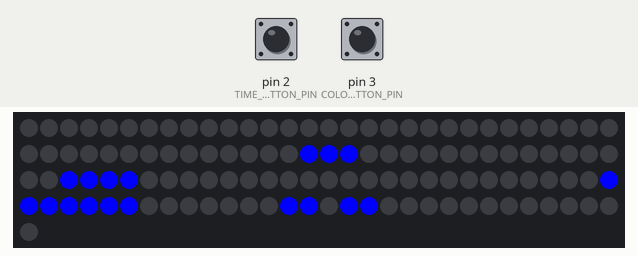
Simulated run of this sketch. Board: Arduino Uno, built with avr-gcc and run on an emulated ATmega328P. Shown: 121 RGB LEDs in strip order, left to right, continuing on the next row. Wiring (inferred from the names in the program): DS1307 clock at I2C address 0x68. The test bench sets the inputs (shaded band); at power-on: pin 2 (TIME_BUTTON_PIN) LOW, pin 3 (COLOR_BUTTON_PIN) LOW. The local clock reads 2024-03-15 10:24:30 at power-on unless the sketch sets it; EEPROM starts erased; what the sketch prints to the serial monitor is not drawn.

Above: at 1.2 s.
1.3 s: pin 2 (TIME_BUTTON_PIN) pulled HIGH for 1 s
3.8 s: pin 3 (COLOR_BUTTON_PIN) pulled HIGH for 0.15 s
5.4 s: pin 2 (TIME_BUTTON_PIN) pulled HIGH for 1 s
9.4 s: pin 3 (COLOR_BUTTON_PIN) pulled HIGH for 1 s
13.4 s: pin 2 (TIME_BUTTON_PIN) pulled HIGH for 0.15 s
Timing chart, 0 to 16.4 s (numbered marks = the images above; inputs shaded):
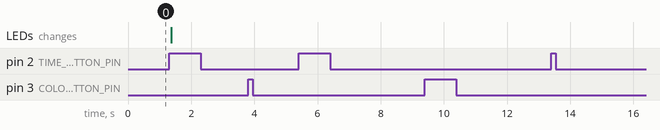

Measured:
- after the input at 3.8 s, every drawn part: stays the same
- after the input at 5.4 s, every drawn part: stays the same
- after the input at 9.4 s, every drawn part: stays the same
- after the input at 13.4 s, every drawn part: stays the same

The sketch:

english.ino
```cpp
#include <EEPROM.h>
#include <Wire.h>
#include <string.h>
#include <Adafruit_NeoPixel.h>

// addresses
#define DS1307_ADDRESS       0x68
#define EEPROM_COLOR_ADDRESS 0x00

// pin configuration
#define TIME_BUTTON_PIN   (2)
#define COLOR_BUTTON_PIN  (3)
#define NEO_PIXEL_PIN     (4)

// LED matrix configuration
#define NUM_PIXEL_COLS    (11)
#define NUM_PIXEL_LINES   (11)
#define NUM_PIXELS        (NUM_PIXEL_COLS * NUM_PIXEL_LINES)

// helper functions
#define TO_BCD(X)         (((X/10)<<4) | (X%10))
#define FROM_BCD(X)       (((X>>4)*10) + (X % 16))
#define LENGTH(X)         (sizeof(X)/sizeof(X[0]))
#define FILL32(P, V)      fill_32(P, V, LENGTH(P))

static inline void fill_32(void * dst_p, uint32_t val, unsigned int len) {
  uint32_t *arr = dst_p;
  for (unsigned int i = 0; i < len; i++) {
    arr[i] = val;
  }
}


/* -------- type definitions -------- */

typedef union {
  uint32_t sum;
  #pragma pack()
  struct {
    uint8_t r;
    uint8_t g;
    uint8_t b;
  } rgb;
} rgb_color_t;

typedef struct {
  rgb_color_t it_is_color;
  rgb_color_t minute_color;
  rgb_color_t to_past_color;
  rgb_color_t hour_color;
  rgb_color_t oclock_color;
} color_schemes_t;


typedef struct {
  uint8_t second;
  uint8_t minute;
  uint8_t hour;
  uint8_t week_day;
  uint8_t month_day;
  uint8_t month;
  uint8_t year;
} timestamp_t;

/* -------- global varibales -------- */

/*
    ITEISFTLVNE-\
  /-JQUARTERCKO-/
  \-TWENTYXFIVE-\
  /-HALFCTENETO-/
  \-PASTBSEVENL-\
  /-ONETWOTHREE-/
  \-FOURFIVESIX-\
  /-NINEKTWELVE-/
  \-EIGHTELEVEN-\
  ->TENDBOCLOCK-/
*/

// array of color pixel that make up the character matrix
#pragma pack()
union {
  rgb_color_t pixels[NUM_PIXELS];
  struct {
    // in order
    rgb_color_t ten_h[3];
    rgb_color_t _11[2];
    rgb_color_t oclock[6];
    // reversed
    rgb_color_t eleven_h[6];
    rgb_color_t eight_h[5];
    // in order
    rgb_color_t nine_h[4];
    rgb_color_t _10[1];
    rgb_color_t twelve_h[6];
    // reversed
    rgb_color_t six_h[3];
    rgb_color_t five_h[4];
    rgb_color_t four_h[4];
    // in order
    rgb_color_t one_h[3];
    rgb_color_t two_h[3];
    rgb_color_t three_h[5];
    // reversed
    rgb_color_t _9[1];
    rgb_color_t seven_h[5];
    rgb_color_t _8[1];
    rgb_color_t past[4];
    // in order
    rgb_color_t half[4];
    rgb_color_t _6[1];
    rgb_color_t ten_m[3];
    rgb_color_t _7[1];
    rgb_color_t to[2];
    // reversed
    rgb_color_t five_m[4];
    rgb_color_t _5[1];
    rgb_color_t twenty_m[6];
    // in order
    rgb_color_t _4[1];
    rgb_color_t quarter[7];
    rgb_color_t _3[1];
    // reversed
    rgb_color_t _2[6];
    rgb_color_t is[2];
    rgb_color_t _1[1];
    rgb_color_t it[2];
  } words;
} matrix;

color_schemes_t color_schemes[] = {
  {
    .it_is_color   = {.rgb = {0xff, 0x00, 0x00}},
    .minute_color  = {.rgb = {0xff, 0x00, 0x00}},
    .to_past_color = {.rgb = {0xff, 0x00, 0x00}},
    .hour_color    = {.rgb = {0xff, 0x00, 0x00}},
    .oclock_color  = {.rgb = {0xff, 0x00, 0x00}}
  },
  {
    .it_is_color   = {.rgb = {0xff, 0x00, 0x00}},
    .minute_color  = {.rgb = {0xff, 0x00, 0x00}},
    .to_past_color = {.rgb = {0xff, 0x00, 0x00}},
    .hour_color    = {.rgb = {0xff, 0x00, 0x00}},
    .oclock_color  = {.rgb = {0xff, 0x00, 0x00}}
  }
};

Adafruit_NeoPixel pixels = Adafruit_NeoPixel(NUM_PIXELS, NEO_PIXEL_PIN, NEO_GRB | NEO_KHZ800);

unsigned int color_scheme_number = 0;


/* -------- fucntion declaration -------- */

timestamp_t get_time(void);
void increment_time();
void set_time(timestamp_t timestamp);

inline unsigned int load_color_scheme_number();
void increment_color(void);
inline void store_color_scheme_number(unsigned int number);

void show_time(timestamp_t timestamp);


/* -------- TIME -------- */

timestamp_t get_time(void) {
  timestamp_t timestamp;
  // Reset the register pointer
  Wire.beginTransmission(DS1307_ADDRESS);
  Wire.write(0x00);
  Wire.endTransmission();

  Wire.requestFrom(DS1307_ADDRESS, 7);
  //Need to read the sum packet of information even though Hour is only needed
  timestamp.second    = FROM_BCD(Wire.read()); // seconds
  timestamp.minute    = FROM_BCD(Wire.read()); // minute
  timestamp.hour      = FROM_BCD(Wire.read() & 0b111111); //24 hour time
  timestamp.week_day  = FROM_BCD(Wire.read()); //0-6 -> Sunday - Saturday
  timestamp.month_day = FROM_BCD(Wire.read());
  timestamp.month     = FROM_BCD(Wire.read());
  timestamp.year      = FROM_BCD(Wire.read());

  return timestamp;
}

void set_time(timestamp_t timestamp) {
  Wire.beginTransmission(DS1307_ADDRESS);
  Wire.write(0x00); //stop Oscillator

  Wire.write(TO_BCD(timestamp.second));
  Wire.write(TO_BCD(timestamp.minute));
  Wire.write(TO_BCD(timestamp.hour));
  Wire.write(TO_BCD(timestamp.week_day));
  Wire.write(TO_BCD(timestamp.month_day));
  Wire.write(TO_BCD(timestamp.month));
  Wire.write(TO_BCD(timestamp.year));

  Wire.write(0x00); //start
  Wire.endTransmission();
}

void increment_time() {
  timestamp_t timestamp = get_time();

  // increment time
  timestamp.minute++;
  if (timestamp.minute >= 60) {
    timestamp.hour++;
    timestamp.hour %= 24;
    timestamp.minute %= 60;
  }

  set_time(timestamp);
}


/* -------- COLOR SCHEME -------- */

inline unsigned int load_color_scheme_number() {
  return EEPROM.read(EEPROM_COLOR_ADDRESS) % LENGTH(color_schemes);
}

inline void store_color_scheme_number(unsigned int number) {
  if(load_color_scheme_number() != number) {
    EEPROM.write(EEPROM_COLOR_ADDRESS, number);
  }
}

void increment_color(void) {
  Serial.println("+++ Colour Button Pressed +++");
  color_scheme_number = (color_scheme_number + 1) % LENGTH(color_schemes);
  store_color_scheme_number(color_scheme_number);
}


/* -------- DISPLAY -------- */

void show_time(timestamp_t timestamp) {
  static char debug_msg[128];
  color_schemes_t color_scheme = color_schemes[color_scheme_number];
  uint8_t hour_value;

  //Check to see if inputHour and inputMinute are within suitable range
  if (timestamp.hour < 0 || timestamp.hour > 23) {
    sprintf(debug_msg, "Error: Hour value is %04d.\n", timestamp.hour);
    Serial.print(debug_msg);
    return;
  }
  if (timestamp.minute < 0 || timestamp.minute > 59) {
    sprintf(debug_msg, "Error: Minute value is %04d.\n", timestamp.minute);
    Serial.print(debug_msg);
    return;
  }

  // clear matrix
  FILL32(matrix.pixels, 0);

  // IT IS is always on
  FILL32(matrix.words.it, color_scheme.it_is_color.sum);
  FILL32(matrix.words.is, color_scheme.it_is_color.sum);

  switch (timestamp.minute / 5) {
    case 0: case 1: case 2: case 3: case 4: case 5:
      FILL32(matrix.words.past, color_scheme.to_past_color.sum);
      hour_value = timestamp.hour;
      break;
    case 6: case 7: case 8: case 9: case 10:  case 11:
      FILL32(matrix.words.to, color_scheme.to_past_color.sum);
      hour_value = timestamp.hour + 1;
      break;
  }

  // minute maping
  switch (timestamp.minute / 5) {
    case 0:
    default:
      FILL32(matrix.words.oclock, color_scheme.oclock_color.sum);
      break;
    case 1:
    case 11:
      FILL32(matrix.words.five_m, color_scheme.minute_color.sum);
      break;
    case 2:
    case 10:
      FILL32(matrix.words.ten_m, color_scheme.minute_color.sum);
      break;
    case 3:
    case 9:
      FILL32(matrix.words.quarter, color_scheme.minute_color.sum);
      break;
    case 4:
    case 8:
      FILL32(matrix.words.twenty_m, color_scheme.minute_color.sum);
      break;
    case 5:
    case 7:
      FILL32(matrix.words.twenty_m, color_scheme.minute_color.sum);
      FILL32(matrix.words.five_m, color_scheme.minute_color.sum);
      break;
    case 6:
      FILL32(matrix.words.half, color_scheme.minute_color.sum);
  }

  // hour mapping
  hour_value %= 12;
  switch (hour_value) {
    case 0:
      FILL32(matrix.words.twelve_h, color_scheme.hour_color.sum);
      break;
    case 1:
      FILL32(matrix.words.one_h, color_scheme.hour_color.sum);
      break;
    case 2:
      FILL32(matrix.words.two_h, color_scheme.hour_color.sum);
      break;
    case 3:
      FILL32(matrix.words.three_h, color_scheme.hour_color.sum);
      break;
    case 4:
      FILL32(matrix.words.four_h, color_scheme.hour_color.sum);
      break;
    case 5:
      FILL32(matrix.words.five_h, color_scheme.hour_color.sum);
      break;
    case 6:
      FILL32(matrix.words.six_h, color_scheme.hour_color.sum);
      break;
    case 7:
      FILL32(matrix.words.seven_h, color_scheme.hour_color.sum);
      break;
    case 8:
      FILL32(matrix.words.eight_h, color_scheme.hour_color.sum);
      break;
    case 9:
      FILL32(matrix.words.nine_h, color_scheme.hour_color.sum);
      break;
    case 10:
      FILL32(matrix.words.ten_h, color_scheme.hour_color.sum);
      break;
    case 11:
      FILL32(matrix.words.eleven_h, color_scheme.hour_color.sum);
      break;
  }
  for (int i = 0; i < NUM_PIXELS; i++) {
    pixels.setPixelColor(i, matrix.pixels[i].sum);
  }
  pixels.show();
}

/* -------- mandatory functions -------- */
void setup() {
  // start I2C for RTC and UART
  Wire.begin();
  Serial.begin(9600);

  // initialize pins
  pinMode(TIME_BUTTON_PIN, INPUT);
  pinMode(COLOR_BUTTON_PIN, INPUT);

  // read color scheme number from non volatile memory
  color_scheme_number = load_color_scheme_number();

  // initialize NeoPixel library
  pixels.begin();
}

void loop() {
  static char debug[15];
  timestamp_t timestamp = get_time();

  sprintf(debug, "RTC: %02d:%02d\n", timestamp.hour, timestamp.minute);
  Serial.print(debug);

  show_time(timestamp);

  if (digitalRead(COLOR_BUTTON_PIN) == HIGH) {
    increment_color();
    while(digitalRead(COLOR_BUTTON_PIN) == HIGH);
  }
  if (digitalRead(TIME_BUTTON_PIN) == HIGH) {
    increment_time();
    delay(50);
  }
}
```
